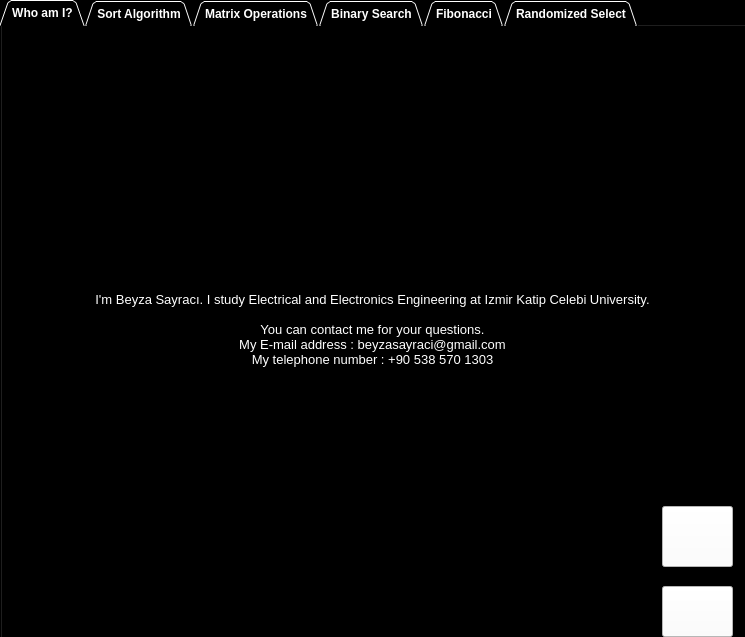
<?xml version="1.0" encoding="UTF-8"?>
<ui version="4.0">
 <class>Form</class>
 <widget class="QWidget" name="Form">
  <property name="geometry">
   <rect>
    <x>0</x>
    <y>0</y>
    <width>745</width>
    <height>637</height>
   </rect>
  </property>
  <property name="sizePolicy">
   <sizepolicy hsizetype="Maximum" vsizetype="Maximum">
    <horstretch>0</horstretch>
    <verstretch>0</verstretch>
   </sizepolicy>
  </property>
  <property name="windowTitle">
   <string>Form</string>
  </property>
  <property name="styleSheet">
   <string notr="true">background-color: rgb(0, 0, 0);</string>
  </property>
  <widget class="QTabWidget" name="RandomizedSelect">
   <property name="geometry">
    <rect>
     <x>0</x>
     <y>0</y>
     <width>751</width>
     <height>641</height>
    </rect>
   </property>
   <property name="sizePolicy">
    <sizepolicy hsizetype="Preferred" vsizetype="Preferred">
     <horstretch>0</horstretch>
     <verstretch>0</verstretch>
    </sizepolicy>
   </property>
   <property name="font">
    <font>
     <weight>75</weight>
     <bold>true</bold>
    </font>
   </property>
   <property name="styleSheet">
    <string notr="true">background-color: rgb(0, 0, 0);
color: rgb(255, 255, 255);
background-color: rgb(0, 0, 0);</string>
   </property>
   <property name="tabShape">
    <enum>QTabWidget::Triangular</enum>
   </property>
   <property name="currentIndex">
    <number>0</number>
   </property>
   <property name="tabsClosable">
    <bool>false</bool>
   </property>
   <property name="tabBarAutoHide">
    <bool>false</bool>
   </property>
   <widget class="QWidget" name="tab_4">
    <attribute name="title">
     <string>Who am I?</string>
    </attribute>
    <widget class="QLabel" name="label">
     <property name="geometry">
      <rect>
       <x>-10</x>
       <y>0</y>
       <width>761</width>
       <height>621</height>
      </rect>
     </property>
     <property name="font">
      <font>
       <pointsize>10</pointsize>
      </font>
     </property>
     <property name="text">
      <string>I'm Beyza Sayracı. I study Electrical and Electronics Engineering at Izmir Katip Celebi University.

You can contact me for your questions.
My E-mail address : beyzasayraci@gmail.com
My telephone number : +90 538 570 1303
</string>
     </property>
     <property name="alignment">
      <set>Qt::AlignCenter</set>
     </property>
    </widget>
    <widget class="QPushButton" name="pushButton_6">
     <property name="geometry">
      <rect>
       <x>660</x>
       <y>560</y>
       <width>71</width>
       <height>51</height>
      </rect>
     </property>
     <property name="font">
      <font>
       <family>Sitka Banner</family>
       <pointsize>15</pointsize>
      </font>
     </property>
     <property name="styleSheet">
      <string notr="true">background-color: rgb(255, 255, 255);
color: rgb(0, 0, 0);</string>
     </property>
     <property name="text">
      <string/>
     </property>
     <property name="icon">
      <iconset resource="icons.qrc">
       <normaloff>:/icons/icons/exit.jpg</normaloff>:/icons/icons/exit.jpg</iconset>
     </property>
     <property name="iconSize">
      <size>
       <width>100</width>
       <height>75</height>
      </size>
     </property>
    </widget>
    <widget class="QPushButton" name="pushButton_7">
     <property name="geometry">
      <rect>
       <x>660</x>
       <y>480</y>
       <width>71</width>
       <height>61</height>
      </rect>
     </property>
     <property name="styleSheet">
      <string notr="true">background-color: rgb(255, 255, 255);</string>
     </property>
     <property name="text">
      <string/>
     </property>
     <property name="icon">
      <iconset resource="icons.qrc">
       <normaloff>:/icons/icons/61109.png</normaloff>:/icons/icons/61109.png</iconset>
     </property>
     <property name="iconSize">
      <size>
       <width>100</width>
       <height>75</height>
      </size>
     </property>
    </widget>
   </widget>
   <widget class="QWidget" name="Sort">
    <attribute name="title">
     <string>Sort Algorithm</string>
    </attribute>
    <widget class="QPushButton" name="pushButton">
     <property name="geometry">
      <rect>
       <x>130</x>
       <y>20</y>
       <width>391</width>
       <height>201</height>
      </rect>
     </property>
     <property name="font">
      <font>
       <family>Sitka Banner</family>
       <pointsize>15</pointsize>
      </font>
     </property>
     <property name="styleSheet">
      <string notr="true">background-color: rgb(255, 255, 255);
color: rgb(0, 0, 0);</string>
     </property>
     <property name="text">
      <string/>
     </property>
     <property name="icon">
      <iconset resource="icons.qrc">
       <normaloff>:/icons/icons/fq0A8hx.gif</normaloff>:/icons/icons/fq0A8hx.gif</iconset>
     </property>
     <property name="iconSize">
      <size>
       <width>400</width>
       <height>300</height>
      </size>
     </property>
    </widget>
    <widget class="QPushButton" name="pushButton_8">
     <property name="geometry">
      <rect>
       <x>530</x>
       <y>170</y>
       <width>75</width>
       <height>51</height>
      </rect>
     </property>
     <property name="text">
      <string/>
     </property>
     <property name="icon">
      <iconset resource="icons.qrc">
       <normaloff>:/icons/icons/imagesss.png</normaloff>:/icons/icons/imagesss.png</iconset>
     </property>
     <property name="iconSize">
      <size>
       <width>100</width>
       <height>75</height>
      </size>
     </property>
    </widget>
    <widget class="QTextBrowser" name="textBrowser">
     <property name="geometry">
      <rect>
       <x>90</x>
       <y>270</y>
       <width>601</width>
       <height>291</height>
      </rect>
     </property>
     <property name="html">
      <string>&lt;!DOCTYPE HTML PUBLIC &quot;-//W3C//DTD HTML 4.0//EN&quot; &quot;http://www.w3.org/TR/REC-html40/strict.dtd&quot;&gt;
&lt;html&gt;&lt;head&gt;&lt;meta name=&quot;qrichtext&quot; content=&quot;1&quot; /&gt;&lt;style type=&quot;text/css&quot;&gt;
p, li { white-space: pre-wrap; }
&lt;/style&gt;&lt;/head&gt;&lt;body style=&quot; font-family:'MS Shell Dlg 2'; font-size:8.25pt; font-weight:400; font-style:normal;&quot;&gt;
&lt;p align=&quot;center&quot; style=&quot;-qt-paragraph-type:empty; margin-top:0px; margin-bottom:0px; margin-left:0px; margin-right:0px; -qt-block-indent:0; text-indent:0px;&quot;&gt;&lt;br /&gt;&lt;/p&gt;
&lt;p align=&quot;center&quot; style=&quot; margin-top:0px; margin-bottom:0px; margin-left:0px; margin-right:0px; -qt-block-indent:0; text-indent:0px;&quot;&gt;&lt;span style=&quot; font-size:16pt; font-style:italic;&quot;&gt;**When we click on the microphone, we can enter the audio array.&lt;/span&gt;&lt;/p&gt;
&lt;p align=&quot;center&quot; style=&quot; margin-top:0px; margin-bottom:0px; margin-left:0px; margin-right:0px; -qt-block-indent:0; text-indent:0px;&quot;&gt;&lt;span style=&quot; font-size:16pt; font-style:italic;&quot;&gt;**We have the chance to create three different arrays as random array, default array and create array.&lt;/span&gt;&lt;/p&gt;
&lt;p align=&quot;center&quot; style=&quot; margin-top:0px; margin-bottom:0px; margin-left:0px; margin-right:0px; -qt-block-indent:0; text-indent:0px;&quot;&gt;&lt;span style=&quot; font-size:16pt; font-style:italic;&quot;&gt;**We have 12 types of sorting algorithms. You can set the speed with the Speed button, and the animation change with the stop, continue and skip keys.&lt;/span&gt;&lt;/p&gt;
&lt;p align=&quot;center&quot; style=&quot; margin-top:0px; margin-bottom:0px; margin-left:0px; margin-right:0px; -qt-block-indent:0; text-indent:0px;&quot;&gt;&lt;span style=&quot; font-size:16pt; font-style:italic;&quot;&gt;**Also, we can observe the array changes in text fields.&lt;/span&gt;&lt;/p&gt;
&lt;p align=&quot;center&quot; style=&quot; margin-top:0px; margin-bottom:0px; margin-left:0px; margin-right:0px; -qt-block-indent:0; text-indent:0px;&quot;&gt;&lt;span style=&quot; font-size:16pt; font-style:italic;&quot;&gt;**We can choose how our Array type will be from two checkboxes.&lt;/span&gt;&lt;/p&gt;&lt;/body&gt;&lt;/html&gt;</string>
     </property>
    </widget>
   </widget>
   <widget class="QWidget" name="tab_2">
    <attribute name="title">
     <string>Matrix Operations</string>
    </attribute>
    <widget class="QPushButton" name="pushButton_2">
     <property name="geometry">
      <rect>
       <x>230</x>
       <y>30</y>
       <width>231</width>
       <height>191</height>
      </rect>
     </property>
     <property name="font">
      <font>
       <family>Sitka Banner</family>
       <pointsize>15</pointsize>
      </font>
     </property>
     <property name="styleSheet">
      <string notr="true">background-color: rgb(255, 255, 255);
color: rgb(0, 0, 0);</string>
     </property>
     <property name="text">
      <string/>
     </property>
     <property name="icon">
      <iconset resource="icons.qrc">
       <normaloff>:/icons/icons/images (4).png</normaloff>:/icons/icons/images (4).png</iconset>
     </property>
     <property name="iconSize">
      <size>
       <width>300</width>
       <height>175</height>
      </size>
     </property>
    </widget>
    <widget class="QPushButton" name="pushButton_9">
     <property name="geometry">
      <rect>
       <x>470</x>
       <y>170</y>
       <width>75</width>
       <height>51</height>
      </rect>
     </property>
     <property name="text">
      <string/>
     </property>
     <property name="icon">
      <iconset resource="icons.qrc">
       <normaloff>:/icons/icons/imagesss.png</normaloff>:/icons/icons/imagesss.png</iconset>
     </property>
     <property name="iconSize">
      <size>
       <width>100</width>
       <height>75</height>
      </size>
     </property>
    </widget>
    <widget class="QTextBrowser" name="textBrowser_2">
     <property name="geometry">
      <rect>
       <x>90</x>
       <y>270</y>
       <width>591</width>
       <height>211</height>
      </rect>
     </property>
     <property name="html">
      <string>&lt;!DOCTYPE HTML PUBLIC &quot;-//W3C//DTD HTML 4.0//EN&quot; &quot;http://www.w3.org/TR/REC-html40/strict.dtd&quot;&gt;
&lt;html&gt;&lt;head&gt;&lt;meta name=&quot;qrichtext&quot; content=&quot;1&quot; /&gt;&lt;style type=&quot;text/css&quot;&gt;
p, li { white-space: pre-wrap; }
&lt;/style&gt;&lt;/head&gt;&lt;body style=&quot; font-family:'MS Shell Dlg 2'; font-size:8.25pt; font-weight:400; font-style:normal;&quot;&gt;
&lt;p align=&quot;center&quot; style=&quot;-qt-paragraph-type:empty; margin-top:0px; margin-bottom:0px; margin-left:0px; margin-right:0px; -qt-block-indent:0; text-indent:0px; font-size:8pt;&quot;&gt;&lt;br /&gt;&lt;/p&gt;
&lt;p align=&quot;center&quot; style=&quot; margin-top:0px; margin-bottom:0px; margin-left:0px; margin-right:0px; -qt-block-indent:0; text-indent:0px;&quot;&gt;&lt;span style=&quot; font-size:14pt; font-style:italic;&quot;&gt;*** We have 3 types of matrix operations.&lt;/span&gt;&lt;/p&gt;
&lt;p align=&quot;center&quot; style=&quot; margin-top:0px; margin-bottom:0px; margin-left:0px; margin-right:0px; -qt-block-indent:0; text-indent:0px;&quot;&gt;&lt;span style=&quot; font-size:14pt; font-style:italic;&quot;&gt;*** We can do multiplication, addition and subtraction.&lt;/span&gt;&lt;/p&gt;
&lt;p align=&quot;center&quot; style=&quot; margin-top:0px; margin-bottom:0px; margin-left:0px; margin-right:0px; -qt-block-indent:0; text-indent:0px;&quot;&gt;&lt;span style=&quot; font-size:14pt; font-style:italic;&quot;&gt;*** We create a random matrix with the Create array button.&lt;/span&gt;&lt;/p&gt;
&lt;p align=&quot;center&quot; style=&quot; margin-top:0px; margin-bottom:0px; margin-left:0px; margin-right:0px; -qt-block-indent:0; text-indent:0px;&quot;&gt;&lt;span style=&quot; font-size:14pt; font-style:italic;&quot;&gt;*** We can enter our own matrices with the Enter your by hand button.&lt;/span&gt;&lt;/p&gt;
&lt;p align=&quot;center&quot; style=&quot; margin-top:0px; margin-bottom:0px; margin-left:0px; margin-right:0px; -qt-block-indent:0; text-indent:0px;&quot;&gt;&lt;span style=&quot; font-size:14pt; font-style:italic;&quot;&gt;*** We can save our result matrix in Excel.&lt;/span&gt;&lt;/p&gt;&lt;/body&gt;&lt;/html&gt;</string>
     </property>
    </widget>
   </widget>
   <widget class="QWidget" name="BinarySearch">
    <attribute name="title">
     <string>Binary Search</string>
    </attribute>
    <widget class="QPushButton" name="pushButton_3">
     <property name="geometry">
      <rect>
       <x>190</x>
       <y>30</y>
       <width>301</width>
       <height>161</height>
      </rect>
     </property>
     <property name="font">
      <font>
       <family>Sitka Banner</family>
       <pointsize>15</pointsize>
      </font>
     </property>
     <property name="styleSheet">
      <string notr="true">background-color: rgb(255, 255, 255);
color: rgb(0, 0, 0);</string>
     </property>
     <property name="text">
      <string/>
     </property>
     <property name="icon">
      <iconset resource="icons.qrc">
       <normaloff>:/icons/icons/Binary-Search.png</normaloff>:/icons/icons/Binary-Search.png</iconset>
     </property>
     <property name="iconSize">
      <size>
       <width>300</width>
       <height>200</height>
      </size>
     </property>
    </widget>
    <widget class="QPushButton" name="pushButton_10">
     <property name="geometry">
      <rect>
       <x>510</x>
       <y>140</y>
       <width>75</width>
       <height>51</height>
      </rect>
     </property>
     <property name="text">
      <string/>
     </property>
     <property name="icon">
      <iconset resource="icons.qrc">
       <normaloff>:/icons/icons/imagesss.png</normaloff>:/icons/icons/imagesss.png</iconset>
     </property>
     <property name="iconSize">
      <size>
       <width>100</width>
       <height>75</height>
      </size>
     </property>
    </widget>
    <widget class="QTextBrowser" name="textBrowser_3">
     <property name="geometry">
      <rect>
       <x>90</x>
       <y>250</y>
       <width>571</width>
       <height>231</height>
      </rect>
     </property>
     <property name="html">
      <string>&lt;!DOCTYPE HTML PUBLIC &quot;-//W3C//DTD HTML 4.0//EN&quot; &quot;http://www.w3.org/TR/REC-html40/strict.dtd&quot;&gt;
&lt;html&gt;&lt;head&gt;&lt;meta name=&quot;qrichtext&quot; content=&quot;1&quot; /&gt;&lt;style type=&quot;text/css&quot;&gt;
p, li { white-space: pre-wrap; }
&lt;/style&gt;&lt;/head&gt;&lt;body style=&quot; font-family:'MS Shell Dlg 2'; font-size:8.25pt; font-weight:400; font-style:normal;&quot;&gt;
&lt;p align=&quot;center&quot; style=&quot; margin-top:0px; margin-bottom:0px; margin-left:0px; margin-right:0px; -qt-block-indent:0; text-indent:0px;&quot;&gt;&lt;span style=&quot; font-size:16pt; font-style:italic;&quot;&gt;** We have the chance to create three different arrays as random array, default array and create array&lt;/span&gt;&lt;/p&gt;
&lt;p align=&quot;center&quot; style=&quot; margin-top:0px; margin-bottom:0px; margin-left:0px; margin-right:0px; -qt-block-indent:0; text-indent:0px;&quot;&gt;&lt;span style=&quot; font-size:16pt; font-style:italic;&quot;&gt;** Also, we can observe the array changes in text fields.&lt;/span&gt;&lt;/p&gt;
&lt;p align=&quot;center&quot; style=&quot; margin-top:0px; margin-bottom:0px; margin-left:0px; margin-right:0px; -qt-block-indent:0; text-indent:0px;&quot;&gt;&lt;span style=&quot; font-size:16pt; font-style:italic;&quot;&gt;** Similar numbers are never found in our array.&lt;/span&gt;&lt;/p&gt;
&lt;p align=&quot;center&quot; style=&quot; margin-top:0px; margin-bottom:0px; margin-left:0px; margin-right:0px; -qt-block-indent:0; text-indent:0px;&quot;&gt;&lt;span style=&quot; font-size:16pt; font-style:italic;&quot;&gt;** We can transfer any arrays in the Excel file.&lt;/span&gt;&lt;/p&gt;
&lt;p align=&quot;center&quot; style=&quot; margin-top:0px; margin-bottom:0px; margin-left:0px; margin-right:0px; -qt-block-indent:0; text-indent:0px;&quot;&gt;&lt;span style=&quot; font-size:16pt; font-style:italic;&quot;&gt;** We can sort our arrays.&lt;/span&gt;&lt;/p&gt;
&lt;p align=&quot;center&quot; style=&quot; margin-top:0px; margin-bottom:0px; margin-left:0px; margin-right:0px; -qt-block-indent:0; text-indent:0px;&quot;&gt;&lt;span style=&quot; font-size:16pt; font-style:italic;&quot;&gt;** Use the search index button for the index we are looking for.&lt;/span&gt;&lt;/p&gt;&lt;/body&gt;&lt;/html&gt;</string>
     </property>
    </widget>
   </widget>
   <widget class="QWidget" name="tab">
    <attribute name="title">
     <string>Fibonacci</string>
    </attribute>
    <widget class="QPushButton" name="pushButton_4">
     <property name="geometry">
      <rect>
       <x>200</x>
       <y>80</y>
       <width>281</width>
       <height>141</height>
      </rect>
     </property>
     <property name="font">
      <font>
       <family>Sitka Banner</family>
       <pointsize>15</pointsize>
      </font>
     </property>
     <property name="styleSheet">
      <string notr="true">background-color: rgb(255, 255, 255);
color: rgb(0, 0, 0);</string>
     </property>
     <property name="text">
      <string/>
     </property>
     <property name="icon">
      <iconset resource="icons.qrc">
       <normaloff>:/icons/icons/png.jpg</normaloff>:/icons/icons/png.jpg</iconset>
     </property>
     <property name="iconSize">
      <size>
       <width>300</width>
       <height>150</height>
      </size>
     </property>
    </widget>
    <widget class="QPushButton" name="pushButton_11">
     <property name="geometry">
      <rect>
       <x>500</x>
       <y>170</y>
       <width>75</width>
       <height>51</height>
      </rect>
     </property>
     <property name="text">
      <string/>
     </property>
     <property name="icon">
      <iconset resource="icons.qrc">
       <normaloff>:/icons/icons/imagesss.png</normaloff>:/icons/icons/imagesss.png</iconset>
     </property>
     <property name="iconSize">
      <size>
       <width>100</width>
       <height>75</height>
      </size>
     </property>
    </widget>
    <widget class="QTextBrowser" name="textBrowser_4">
     <property name="geometry">
      <rect>
       <x>70</x>
       <y>280</y>
       <width>631</width>
       <height>191</height>
      </rect>
     </property>
     <property name="html">
      <string>&lt;!DOCTYPE HTML PUBLIC &quot;-//W3C//DTD HTML 4.0//EN&quot; &quot;http://www.w3.org/TR/REC-html40/strict.dtd&quot;&gt;
&lt;html&gt;&lt;head&gt;&lt;meta name=&quot;qrichtext&quot; content=&quot;1&quot; /&gt;&lt;style type=&quot;text/css&quot;&gt;
p, li { white-space: pre-wrap; }
&lt;/style&gt;&lt;/head&gt;&lt;body style=&quot; font-family:'MS Shell Dlg 2'; font-size:8.25pt; font-weight:400; font-style:normal;&quot;&gt;
&lt;p align=&quot;center&quot; style=&quot; margin-top:0px; margin-bottom:0px; margin-left:0px; margin-right:0px; -qt-block-indent:0; text-indent:0px;&quot;&gt;&lt;span style=&quot; font-size:18pt; font-style:italic;&quot;&gt;** We can see the number of fibonacci we are looking for.&lt;/span&gt;&lt;/p&gt;
&lt;p align=&quot;center&quot; style=&quot; margin-top:0px; margin-bottom:0px; margin-left:0px; margin-right:0px; -qt-block-indent:0; text-indent:0px;&quot;&gt;&lt;span style=&quot; font-size:18pt; font-style:italic;&quot;&gt;** Prints us the result series.&lt;/span&gt;&lt;/p&gt;
&lt;p align=&quot;center&quot; style=&quot; margin-top:0px; margin-bottom:0px; margin-left:0px; margin-right:0px; -qt-block-indent:0; text-indent:0px;&quot;&gt;&lt;span style=&quot; font-size:18pt; font-style:italic;&quot;&gt;** We observe the golden ratio chart and the fibonacci bar&lt;/span&gt;&lt;/p&gt;&lt;/body&gt;&lt;/html&gt;</string>
     </property>
    </widget>
   </widget>
   <widget class="QWidget" name="tab_3">
    <attribute name="title">
     <string>Randomized Select</string>
    </attribute>
    <widget class="QPushButton" name="pushButton_5">
     <property name="geometry">
      <rect>
       <x>190</x>
       <y>20</y>
       <width>301</width>
       <height>201</height>
      </rect>
     </property>
     <property name="font">
      <font>
       <family>Sitka Banner</family>
       <pointsize>15</pointsize>
      </font>
     </property>
     <property name="styleSheet">
      <string notr="true">background-color: rgb(255, 255, 255);
color: rgb(0, 0, 0);</string>
     </property>
     <property name="text">
      <string/>
     </property>
     <property name="icon">
      <iconset resource="icons.qrc">
       <normaloff>:/icons/icons/Screenshot 2015-07-07 19.39.35.png</normaloff>:/icons/icons/Screenshot 2015-07-07 19.39.35.png</iconset>
     </property>
     <property name="iconSize">
      <size>
       <width>300</width>
       <height>200</height>
      </size>
     </property>
    </widget>
    <widget class="QPushButton" name="pushButton_12">
     <property name="geometry">
      <rect>
       <x>500</x>
       <y>170</y>
       <width>75</width>
       <height>51</height>
      </rect>
     </property>
     <property name="text">
      <string/>
     </property>
     <property name="icon">
      <iconset resource="icons.qrc">
       <normaloff>:/icons/icons/imagesss.png</normaloff>:/icons/icons/imagesss.png</iconset>
     </property>
     <property name="iconSize">
      <size>
       <width>100</width>
       <height>75</height>
      </size>
     </property>
    </widget>
    <widget class="QTextBrowser" name="textBrowser_5">
     <property name="geometry">
      <rect>
       <x>80</x>
       <y>280</y>
       <width>611</width>
       <height>221</height>
      </rect>
     </property>
     <property name="html">
      <string>&lt;!DOCTYPE HTML PUBLIC &quot;-//W3C//DTD HTML 4.0//EN&quot; &quot;http://www.w3.org/TR/REC-html40/strict.dtd&quot;&gt;
&lt;html&gt;&lt;head&gt;&lt;meta name=&quot;qrichtext&quot; content=&quot;1&quot; /&gt;&lt;style type=&quot;text/css&quot;&gt;
p, li { white-space: pre-wrap; }
&lt;/style&gt;&lt;/head&gt;&lt;body style=&quot; font-family:'MS Shell Dlg 2'; font-size:8.25pt; font-weight:400; font-style:normal;&quot;&gt;
&lt;p align=&quot;center&quot; style=&quot; margin-top:0px; margin-bottom:0px; margin-left:0px; margin-right:0px; -qt-block-indent:0; text-indent:0px;&quot;&gt;&lt;span style=&quot; font-size:16pt; font-style:italic;&quot;&gt;** We have the chance to create three different arrays as random array, default array and create array&lt;/span&gt;&lt;/p&gt;
&lt;p align=&quot;center&quot; style=&quot; margin-top:0px; margin-bottom:0px; margin-left:0px; margin-right:0px; -qt-block-indent:0; text-indent:0px;&quot;&gt;&lt;span style=&quot; font-size:16pt; font-style:italic;&quot;&gt;** Also, we can observe the array changes in text fields.&lt;/span&gt;&lt;/p&gt;
&lt;p align=&quot;center&quot; style=&quot; margin-top:0px; margin-bottom:0px; margin-left:0px; margin-right:0px; -qt-block-indent:0; text-indent:0px;&quot;&gt;&lt;span style=&quot; font-size:16pt; font-style:italic;&quot;&gt;** We may not see the same numbers if we want.&lt;/span&gt;&lt;/p&gt;
&lt;p align=&quot;center&quot; style=&quot; margin-top:0px; margin-bottom:0px; margin-left:0px; margin-right:0px; -qt-block-indent:0; text-indent:0px;&quot;&gt;&lt;span style=&quot; font-size:16pt; font-style:italic;&quot;&gt;** We can transfer any arrays in the Excel file.&lt;/span&gt;&lt;/p&gt;
&lt;p align=&quot;center&quot; style=&quot; margin-top:0px; margin-bottom:0px; margin-left:0px; margin-right:0px; -qt-block-indent:0; text-indent:0px;&quot;&gt;&lt;span style=&quot; font-size:16pt; font-style:italic;&quot;&gt;** We can sort our arrays.&lt;/span&gt;&lt;/p&gt;
&lt;p align=&quot;center&quot; style=&quot; margin-top:0px; margin-bottom:0px; margin-left:0px; margin-right:0px; -qt-block-indent:0; text-indent:0px;&quot;&gt;&lt;span style=&quot; font-size:16pt; font-style:italic;&quot;&gt;** Use the search number button for the number we are looking for.&lt;/span&gt;&lt;/p&gt;&lt;/body&gt;&lt;/html&gt;</string>
     </property>
    </widget>
   </widget>
  </widget>
 </widget>
 <resources>
  <include location="icons.qrc"/>
 </resources>
 <connections/>
</ui>
